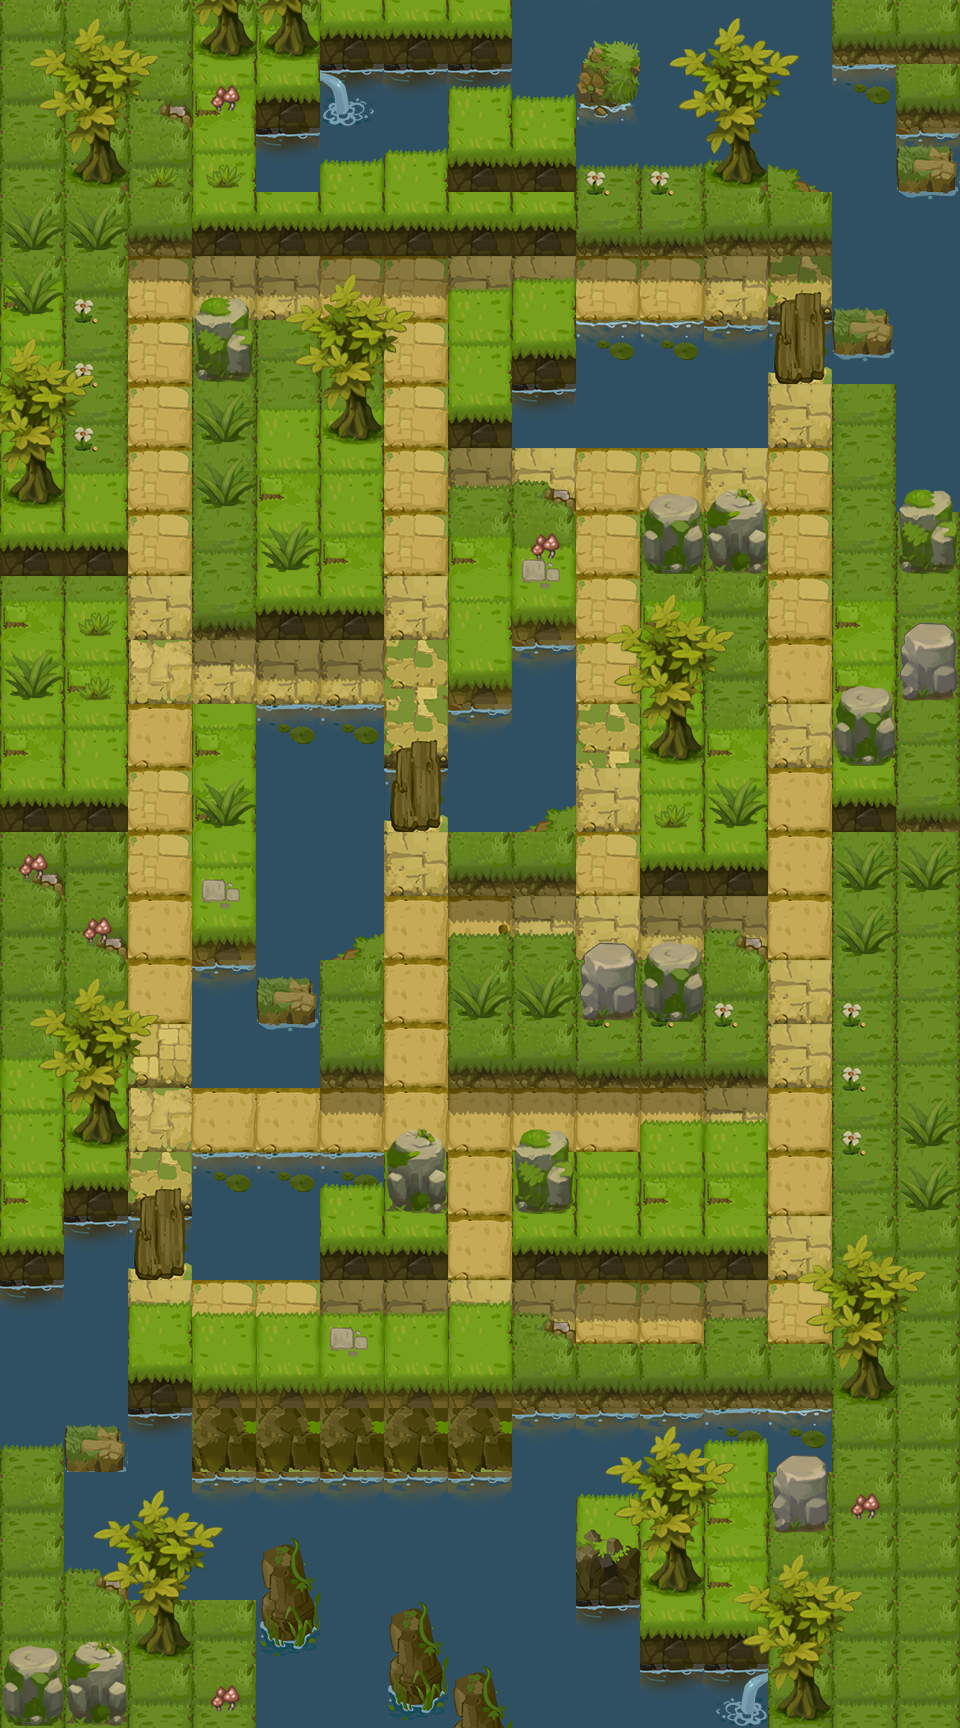

Below is a game level as drawn by its tile map, then a one-line description and the .tmx that defines it (tile-layer data replaced by summaries):
An orthogonal 15x27 tile map with 64x64 px tiles, 7 tile layers (background, background_top, block, block_top, ...), 4 tilesets and 7 objects (4x monster, move_3, move_2, move_1).

<map version="1.2" tiledversion="1.2.2" orientation="orthogonal" renderorder="left-down" width="15" height="27" tilewidth="64" tileheight="64" infinite="0" nextlayerid="52" nextobjectid="205">
 <tileset firstgid="1" name="hilly_block_1" tilewidth="64" tileheight="64" tilecount="64" columns="8">
  <image source="img/hilly_block_1.png" width="512" height="512" />
 </tileset>
 <tileset firstgid="65" name="diamond" tilewidth="64" tileheight="64" tilecount="64" columns="8">
  <image source="img/diamond.png" width="512" height="512" />
 </tileset>
 <tileset firstgid="129" name="hilly_bg_1" tilewidth="64" tileheight="64" tilecount="64" columns="8">
  <image source="img/hilly_bg_1.png" width="512" height="512" />
 </tileset>
 <tileset firstgid="193" name="hilly_top_1" tilewidth="64" tileheight="64" tilecount="64" columns="8">
  <image source="img/hilly_top_1.png" width="512" height="512" />
 </tileset>
 <layer id="43" name="background" width="15" height="27">
  <data>[405 cells, 405 non-empty, 9 distinct tile ids]</data>
 </layer>
 <layer id="51" name="background_top" width="15" height="27">
  <data>[405 cells, 33 non-empty, 3 distinct tile ids]</data>
 </layer>
 <layer id="44" name="block" width="15" height="27">
  <data>[405 cells, 311 non-empty, 14 distinct tile ids]</data>
 </layer>
 <layer id="50" name="block_top" width="15" height="27">
  <data>[405 cells, 151 non-empty, 10 distinct tile ids]</data>
 </layer>
 <layer id="45" name="diamond" width="15" height="27">
  <data>[405 cells, 42 non-empty, 1 distinct tile ids]</data>
 </layer>
 <objectgroup color="#ffaaff" id="46" name="trigger" visible="0" />
 <objectgroup color="#ff0000" id="47" name="monster" visible="0">
  <object id="201" name="monster" x="576" y="256" width="64" height="64">
   <properties>
    <property name="Direction_Arr" value="0" />
    <property name="ID_Arr" value="201" />
    <property name="Interval" type="int" value="5000" />
    <property name="Move_Arr" value="0" />
    <property name="Order" type="int" value="1" />
    <property name="Time" type="int" value="0" />
   </properties>
  </object>
  <object id="202" name="monster" x="768" y="576" width="64" height="64">
   <properties>
    <property name="Direction_Arr" value="0" />
    <property name="ID_Arr" value="102" />
    <property name="Interval" type="int" value="5000" />
    <property name="Move_Arr" value="0" />
    <property name="Order" type="int" value="1" />
    <property name="Time" type="int" value="0" />
   </properties>
  </object>
  <object id="203" name="monster" x="384" y="448" width="64" height="64">
   <properties>
    <property name="Direction_Arr" value="0" />
    <property name="ID_Arr" value="102" />
    <property name="Interval" type="int" value="5000" />
    <property name="Move_Arr" value="0" />
    <property name="Order" type="int" value="1" />
    <property name="Time" type="int" value="0" />
   </properties>
  </object>
  <object id="204" name="monster" x="128" y="576" width="64" height="64">
   <properties>
    <property name="Direction_Arr" value="0" />
    <property name="ID_Arr" value="102" />
    <property name="Interval" type="int" value="5000" />
    <property name="Move_Arr" value="0" />
    <property name="Order" type="int" value="1" />
    <property name="Time" type="int" value="0" />
   </properties>
  </object>
 </objectgroup>
 <objectgroup color="#00ff00" id="48" name="player" visible="0">
  <object id="110" name="move_3" x="448" y="1280" width="64" height="64" />
  <object id="109" name="move_2" x="448" y="1280" width="64" height="64" />
  <object id="107" name="move_1" x="448" y="1280" width="64" height="64" />
 </objectgroup>
 <layer id="49" name="all_top_1" width="15" height="27">
  <data>[405 cells, 156 non-empty, 33 distinct tile ids]</data>
 </layer>
 <layer id="52" name="all_top_2" width="15" height="27">
  <data>[405 cells, 0 non-empty, 0 distinct tile ids]</data>
 </layer>
</map>
